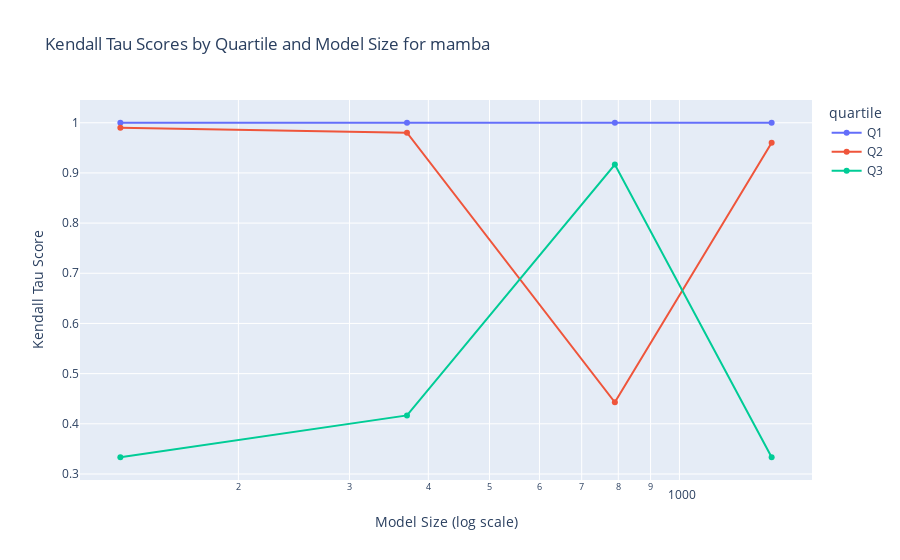

The notebook cell this image was saved under:
### Code cell
# plot distribution of kendall tau scores
fig_kendall_tau = px.line(
    quartile_mamba,
    x="model_size",
    y="kendall_tau",
    color="quartile",
    title="Kendall Tau Scores by Quartile and Model Size for mamba",
    labels={
        "model_size": "Model Size",
        "kendall_tau": "Kendall Tau Score",
        "quartile": "quartile",
    },
    markers=True,  # Add markers for each point
)

fig_kendall_tau.update_layout(xaxis_type="log", xaxis_title="Model Size (log scale)")
fig_kendall_tau.show()

### Figure 1 — Plotly figure (JSON) as saved in the notebook; plotly's stock layout.template omitted (floating-point values rounded to 4 significant figures)
{"data": [{"hovertemplate": "quartile=Q1<br>Model Size=%{x}<br>Kendall Tau Score=%{y}<extra></extra>", "legendgroup": "Q1", "line": {"color": "#636efa", "dash": "solid"}, "marker": {"symbol": "circle"}, "mode": "lines+markers", "name": "Q1", "orientation": "v", "showlegend": true, "type": "scatter", "x": [130, 370, 790, 1400], "xaxis": "x", "y": [1, 1, 1, 1], "yaxis": "y"}, {"hovertemplate": "quartile=Q2<br>Model Size=%{x}<br>Kendall Tau Score=%{y}<extra></extra>", "legendgroup": "Q2", "line": {"color": "#EF553B", "dash": "solid"}, "marker": {"symbol": "circle"}, "mode": "lines+markers", "name": "Q2", "orientation": "v", "showlegend": true, "type": "scatter", "x": [130, 370, 790, 1400], "xaxis": "x", "y": [0.99, 0.9801, 0.4428, 0.9602], "yaxis": "y"}, {"hovertemplate": "quartile=Q3<br>Model Size=%{x}<br>Kendall Tau Score=%{y}<extra></extra>", "legendgroup": "Q3", "line": {"color": "#00cc96", "dash": "solid"}, "marker": {"symbol": "circle"}, "mode": "lines+markers", "name": "Q3", "orientation": "v", "showlegend": true, "type": "scatter", "x": [130, 370, 790, 1400], "xaxis": "x", "y": [0.3333, 0.4167, 0.9167, 0.3333], "yaxis": "y"}], "layout": {"legend": {"title": {"text": "quartile"}, "tracegroupgap": 0}, "title": {"text": "Kendall Tau Scores by Quartile and Model Size for mamba"}, "xaxis": {"anchor": "y", "domain": [0, 1], "title": {"text": "Model Size (log scale)"}, "type": "log"}, "yaxis": {"anchor": "x", "domain": [0, 1], "title": {"text": "Kendall Tau Score"}}}}
